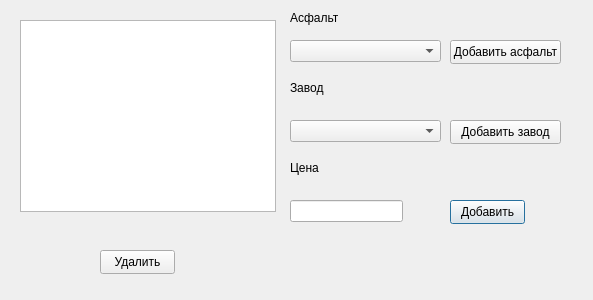
<?xml version="1.0" encoding="UTF-8"?>
<ui version="4.0">
 <class>dlgPrice</class>
 <widget class="QDialog" name="dlgPrice">
  <property name="geometry">
   <rect>
    <x>0</x>
    <y>0</y>
    <width>593</width>
    <height>300</height>
   </rect>
  </property>
  <property name="windowTitle">
   <string>Прайс</string>
  </property>
  <widget class="QPushButton" name="btnAdd">
   <property name="geometry">
    <rect>
     <x>450</x>
     <y>200</y>
     <width>75</width>
     <height>24</height>
    </rect>
   </property>
   <property name="text">
    <string>Добавить</string>
   </property>
  </widget>
  <widget class="QPushButton" name="btnDel">
   <property name="geometry">
    <rect>
     <x>100</x>
     <y>250</y>
     <width>75</width>
     <height>24</height>
    </rect>
   </property>
   <property name="text">
    <string>Удалить</string>
   </property>
  </widget>
  <widget class="QComboBox" name="cmbAsph">
   <property name="geometry">
    <rect>
     <x>290</x>
     <y>40</y>
     <width>151</width>
     <height>22</height>
    </rect>
   </property>
  </widget>
  <widget class="QLabel" name="label_3">
   <property name="geometry">
    <rect>
     <x>290</x>
     <y>160</y>
     <width>48</width>
     <height>16</height>
    </rect>
   </property>
   <property name="text">
    <string>Цена</string>
   </property>
  </widget>
  <widget class="QPushButton" name="btnAddFactory">
   <property name="geometry">
    <rect>
     <x>450</x>
     <y>120</y>
     <width>111</width>
     <height>24</height>
    </rect>
   </property>
   <property name="text">
    <string>Добавить завод</string>
   </property>
  </widget>
  <widget class="QComboBox" name="cmbFactory">
   <property name="geometry">
    <rect>
     <x>290</x>
     <y>120</y>
     <width>151</width>
     <height>22</height>
    </rect>
   </property>
  </widget>
  <widget class="QLineEdit" name="inpPrice">
   <property name="geometry">
    <rect>
     <x>290</x>
     <y>200</y>
     <width>113</width>
     <height>22</height>
    </rect>
   </property>
  </widget>
  <widget class="QPushButton" name="btnAddAsph">
   <property name="geometry">
    <rect>
     <x>450</x>
     <y>40</y>
     <width>111</width>
     <height>24</height>
    </rect>
   </property>
   <property name="text">
    <string>Добавить асфальт</string>
   </property>
  </widget>
  <widget class="QLabel" name="label_2">
   <property name="geometry">
    <rect>
     <x>290</x>
     <y>80</y>
     <width>71</width>
     <height>16</height>
    </rect>
   </property>
   <property name="text">
    <string>Завод</string>
   </property>
  </widget>
  <widget class="QLabel" name="label">
   <property name="geometry">
    <rect>
     <x>290</x>
     <y>10</y>
     <width>48</width>
     <height>16</height>
    </rect>
   </property>
   <property name="text">
    <string>Асфальт</string>
   </property>
  </widget>
  <widget class="QListWidget" name="listPrice">
   <property name="geometry">
    <rect>
     <x>20</x>
     <y>20</y>
     <width>256</width>
     <height>192</height>
    </rect>
   </property>
  </widget>
 </widget>
 <resources/>
 <connections/>
</ui>
